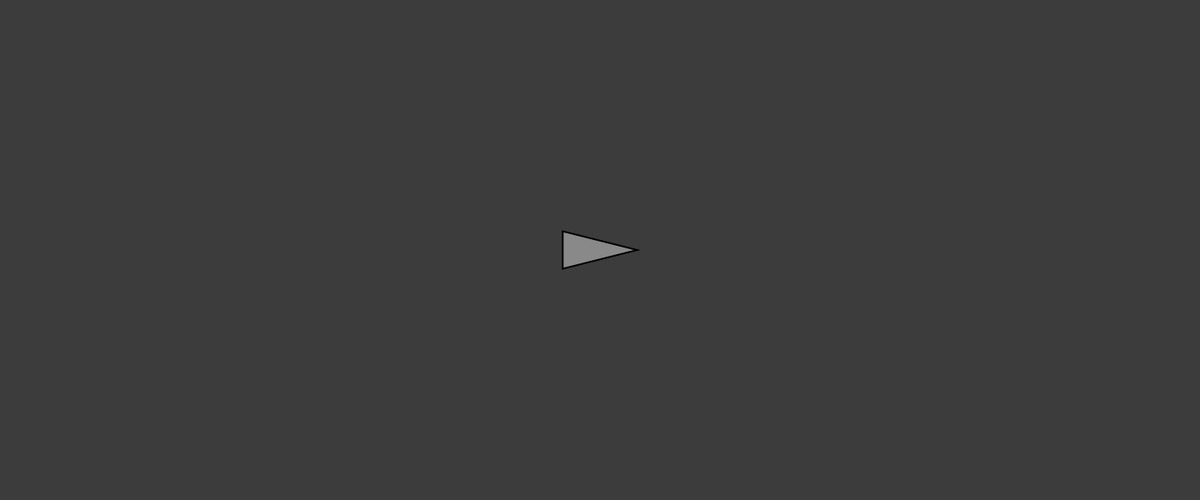
Frame 1 (no input)
Frame 60 (no input): identical to frame 1, image omitted
Frame 120 (the mouse pressed at the canvas centre since frame 60): identical to frame 1, image omitted

The p5.js sketch that drew this single still picture (run headless with seeded random() and noise() and a simulated clock; from frame 60 on, the mouse is pressed at the canvas centre):

// p5.js sketch
// ── sketch.js
/// <reference types="p5/global" />

class Spaceship {
  constructor(x, y, m) {
    this.position = createVector(x, y);
    this.velocity = createVector(0, 0);
    this.acceleration = createVector(0, 0);
    this.mass = m;
    this.r = sqrt(this.mass) * 20; 
    this.angle = 0;
    this.radius = 4; // Step size / radius for polar calculation
  }

  applyForce(force) {
    let f = p5.Vector.div(force, this.mass);
    this.acceleration.add(f);
  }

  // turns the ship
  turn(amount) {
    this.angle += amount;
  }

  // when the button is pressed it applys a polar movement to increase speed
  thrust() {
    let x = this.radius * cos(this.angle);
    let y = this.radius * sin(this.angle);

    // Apply thrust directly in direction ship is facing
    this.position.x += x;
    this.position.y += y;
  }

  update() { // updates the ship
    this.velocity.add(this.acceleration);
    this.position.add(this.velocity);
    this.acceleration.mult(0);
  }

  show() {
    stroke(0);
    strokeWeight(2);
    fill(255, 100);
    push(); // grabs snippet of the canvas and lets moving happen
    translate(this.position.x, this.position.y); // sets the origin to the coordinates
    rotate(this.angle); // Rotates triangle shape to match this.angle
    triangle(-this.r, -this.r / 2, -this.r, this.r / 2, this.r, 0);
    pop(); // brings the snippet back so that nothing actually happens to the canvas
  }

  edges() { // if it hits an edge it stop, or can change values opp and get the thing to go back and forth in the walls
    if (this.position.x > width) {
      this.position.x = width;
    }
    if (this.position.x < 0) {
      this.position.x = 0;
    }
    if (this.position.y > height){
      this.position.y = height;
    } 
    if (this.position.y < 0) {
      this.position.y = 0;
    }
  }
}

let ship;

function setup() {
  createCanvas(1440,600);
  ship = new Spaceship(width / 2, height / 2, 5); // ship spawns at middle and mass of 5
}

function draw() {
  background(60);
  
  if (keyIsDown(LEFT_ARROW)) {
    ship.turn(-0.05); // Rotates left
  }
  if (keyIsDown(RIGHT_ARROW)) {
    ship.turn(0.05);  // Rotates right
  }
  if (keyIsDown(UP_ARROW)) {  // Spacebar
    ship.thrust();
  }

  ship.update();
  ship.edges();
  ship.show();
}
